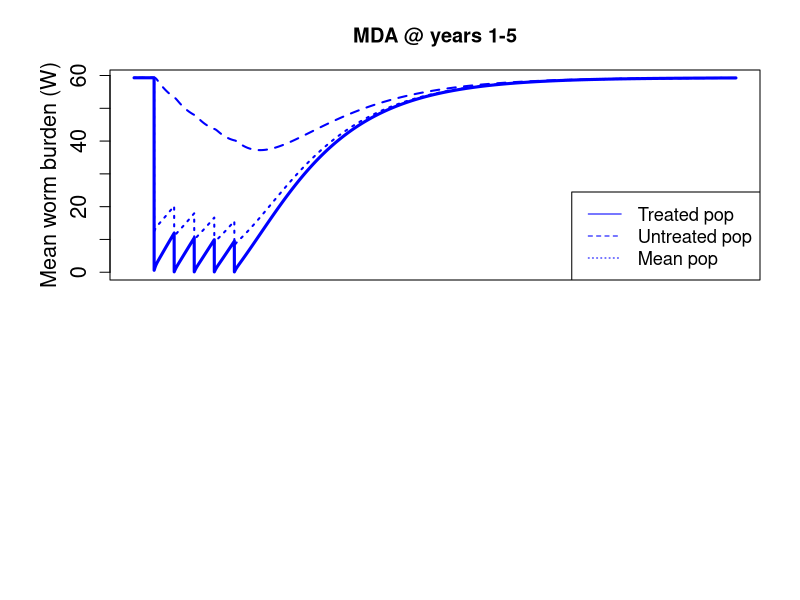

This figure's R source: (Note: this script raises an error after producing the figure.)
## A schisto model with modeled MDA interventions
#This work is licensed under a Creative Commons Attribution-NonCommercial 4.0 International License#########
#<http://creativecommons.org/licenses/by-nc/4.0/> by Christopher Hoover, Arathi Arakala, Manoj Gambhir 
#and Justin Remais. This work was supported in part by the National Institutes of Health/National Science 
#Foundation Ecology of Infectious Disease program funded by the Fogarty International Center 
#(grant R01TW010286), the National Institute of Allergy and Infectious Diseases (grant K01AI091864), 
#and the National Science Foundation Water Sustainability and Climate Program (grant 1360330).

#Per the terms of this license, if you are making derivative use of this work, you must identify that 
#your work is a derivative work, give credit to the original work, provide a link to the license, 
#and indicate changes that were made.##########

library(deSolve)
#Base schisto model 
schisto=function(t, n, parameters) { 
  with(as.list(parameters),{
    S=n[1]
    E=n[2]
    I=n[3]
    W=n[4]
    N=S+E+I
    pred= (alpha*P)/(1+alpha*N*Th)
    #inf= 0.5*beta*W*H*m*H
    inf= 0.5*beta*W*H*m*S
    dSdt= f_N*((1-(phi_N*N))*(S+(z*E))) - (mu_N*S) - (pred*S) - inf
    dEdt= inf - ((mu_N+pred+sigma)*E)
    dIdt= (sigma*E) - ((mu_N+mu_I)*I) - (pred*I)
    dWdt= (lamda*I) - ((mu_W+mu_H)*W)
    return(list(c(dSdt,dEdt,dIdt,dWdt)))
  }) 
} 

#W divided into treated and untreated groups
schisto_WtWu=function(t, n, parameters) { 
  with(as.list(parameters),{
    S=n[1]
    E=n[2]
    I=n[3]
    Wt=n[4]
    Wu=n[5]
    N=S+E+I
    W=(0.8*Wt)+(0.2*Wu)
    pred= (alpha*P)/(1+alpha*N*Th)
    inf= 0.5*beta*W*H*m*S
    dSdt= f_N*((1-(phi_N*N))*(S+(z*E))) - (mu_N*S) - (pred*S) - inf
    dEdt= inf - ((mu_N+pred+sigma)*E)
    dIdt= (sigma*E) - ((mu_N+mu_I)*I) - (pred*I)
    dWtdt= (lamda*I) - ((mu_W+mu_H)*Wt)
    dWudt= (lamda*I) - ((mu_W+mu_H)*Wu)
    return(list(c(dSdt,dEdt,dIdt,dWtdt,dWudt)))
  }) 
} 

#Paramaters and initial conditions ########################
time=seq(0,365*30,1)
p=0
parameters=c(f_N=0.16, #Instantaneous snail mortality rate
             phi_N= (1-1/(80*0.16))/10000, #~Inverse of snail carrying capacity
             z=0.5, #Fraction of exposed snails that reproduce
             mu_N=1/80, #Snail mortality rate; assumed lifespan=12 weeks
             alpha=0.003, #per capita prawn attack rate on snails
             P=p, #Number of prawns in the system
             Th=0.1, #Prawn predation max
             beta=0.000004, #Snail infection probability
             H=1000, # human population
             sigma=0.02, # exposed snails becoming infected
             mu_I=0.05, #Enhanced mortality of infected snails
             lamda=0.00004, #Human infection probability from infected snails
             mu_H=0.00004566, #Worm mortality from host deaths
             mu_W=0.00091324, #Adult worm natural mortality
             m=0.5 #Miracidial production per reproductive female
)
nstart=c(S=2435,E=4444,I=1422, W=59) #VALUES USED HERE ARE PRAWN-FREE EQUILIBRIUM
output=as.data.frame(ode(nstart,time,schisto,parameters)) 
output[c((max(time)-100):max(time)),2:5]
eqbm<-output[max(time),2:5]
eqbm

#MDA Model ################
MDA_5years<-function(years,coverage,efficacy, eqbm, total_years){
  eqbm<-c(S=2435,E=4445,I=1422,W=59.3)
  entryValue<-eqbm
  exitValue<-numeric()
  mda_output<-numeric() # stores all the variable values
  W_treated<-numeric()
  W_untreated<-numeric()
  start<-numeric()
  end<-numeric()
  for(y in years){
    if(y==1){
      start<-365*(y-1)
      end<-(365*y)-1
      
      time<-seq(start-start,end-start,1)
      p=0
      parameters=c(f_N=0.16, #Instantaneous snail mortality rate
                   phi_N= (1-1/(80*0.16))/10000, #~Inverse of snail carrying capacity
                   z=0.5, #Fraction of exposed snails that reproduce
                   mu_N=1/80, #Snail mortality rate; assumed lifespan=12 weeks
                   alpha=0.003, #per capita prawn attack rate on snails
                   P=p, #Number of prawns in the system
                   Th=0.1, #Prawn predation max
                   beta=0.000004, #Snail infection probability
                   H=1000, # human population
                   sigma=0.02, # exposed snails becoming infected
                   mu_I=0.05, #Enhanced mortality of infected snails
                   lamda=0.00004, #Human infection probability from infected snails
                   mu_H=0.00004566, #Worm mortality from host deaths
                   mu_W=0.00091324, #Adult worm natural mortality
                   m=0.5 #Miracidial production per reproductive female
      )
      nstart=as.numeric(entryValue)
      output=as.data.frame(ode(nstart,time,schisto,parameters)) 
      output_correctTime<-output
      output_correctTime[,1]<-output_correctTime[,1]+start
      mda_output<-rbind(mda_output, output_correctTime)
      mda_output<-cbind(mda_output, mda_output[,5])
      colnames(mda_output)[6]<-5
      exitValue<-as.numeric(output[max(time),2:5])
      entryValue<-exitValue
      entryValue<-c(exitValue, exitValue[4])
      entryValue[4]<-(1-efficacy)*entryValue[4]
      entryValue[5]<-entryValue[5]
    }
    if(y>1){
      start<-365*(y-1)
      end<-(365*y)-1
      
      time<-seq(start-start,end-start,1)
      p=0
      parameters=c(f_N=0.16, #Instantaneous snail mortality rate
                   phi_N= (1-1/(80*0.16))/10000, #~Inverse of snail carrying capacity
                   z=0.5, #Fraction of exposed snails that reproduce
                   mu_N=1/80, #Snail mortality rate; assumed lifespan=12 weeks
                   alpha=0.003, #per capita prawn attack rate on snails
                   P=p, #Number of prawns in the system
                   Th=0.1, #Prawn predation max
                   beta=0.000004, #Snail infection probability
                   H=1000, # human population
                   sigma=0.02, # exposed snails becoming infected
                   mu_I=0.05, #Enhanced mortality of infected snails
                   lamda=0.00004, #Human infection probability from infected snails
                   mu_H=0.00004566, #Worm mortality from host deaths
                   mu_W=0.00091324, #Adult worm natural mortality
                   m=0.5 #Miracidial production per reproductive female
      )
      nstart=as.numeric(entryValue)
      output=as.data.frame(ode(nstart,time,schisto_WtWu,parameters)) 
      output_correctTime<-output
      output_correctTime[,1]<-output_correctTime[,1]+start
      mda_output<-rbind(mda_output, output_correctTime)
      exitValue<-as.numeric(output[max(time),2:6])
      entryValue<-exitValue
      entryValue[4]<-(1-efficacy)*(entryValue[4])
      entryValue[5]<-entryValue[5]
    }
  
    print(c(y, entryValue[4], entryValue[5]))
   
   
  }
  #run till end 
  start<-end+1
  end<-365*total_years
  time<-seq(start-start,end-start,1)
  p=0
  parameters=c(f_N=0.16, #Instantaneous snail mortality rate
               phi_N= (1-1/(80*0.16))/10000, #~Inverse of snail carrying capacity
               z=0.5, #Fraction of exposed snails that reproduce
               mu_N=1/80, #Snail mortality rate; assumed lifespan=12 weeks
               alpha=0.003, #per capita prawn attack rate on snails
               P=p, #Number of prawns in the system
               Th=0.1, #Prawn predation max
               beta=0.000004, #Snail infection probability
               H=1000, # human population
               sigma=0.02, # exposed snails becoming infected
               mu_I=0.05, #Enhanced mortality of infected snails
               lamda=0.00004, #Human infection probability from infected snails
               mu_H=0.00004566, #Worm mortality from host deaths
               mu_W=0.00091324, #Adult worm natural mortality
               m=0.5 #Miracidial production per reproductive female
  )
  nstart=as.numeric(entryValue)
  output=as.data.frame(ode(nstart,time,schisto_WtWu,parameters)) 
  output_correctTime<-output
  output_correctTime[,1]<-output_correctTime[,1]+start
  mda_output<-rbind(mda_output, output_correctTime)
  
 mda_output 
 
  
  
}# end of function

#Values for MDA model  ####################
years<-c(1,2,3,4,5) # years of MDA intervention
coverage<-0.8 # coverage within human population at intervention
efficacy<-0.99 # efficacy of intervetnion (% adult worms cleared)
total_years<-30 # Years of model run

mda_output<-MDA_5years(years,coverage,efficacy, eqbm, total_years)
#Plot results of MDA model ######################
par(mfrow=c(2,1), cex.lab=1.4, cex.axis=1.3)
#Mean worm burden
par(mai=c(0.2, 1.1, 0.7,0.4))
  plot(mda_output[,1], mda_output[,5], type='l', xlab="", lwd=3,
      ylab="",ylim=c(0,max(mda_output[,5])), col="blue", xaxt='n',
      main="MDA @ years 1-5")
    mtext("Mean worm burden (W)", side=2, line=2.5, cex=1.3)
    lines(mda_output[,1], mda_output[,6], type='l', col="blue", lty=2, lwd=2)
    lines(mda_output[,1], (0.2*mda_output[,6]+ 0.8*mda_output[,5]), type='l', 
          col="blue", lty=3, lwd=2)
    legend("bottomright", c("Treated pop", "Untreated pop", "Mean pop"), 
           lty=c(1,2,3), col="blue", cex=1.1)
#prevalence
  par(mai=c(1.2, 1.1, 0.1,0.4))  
  plot(mda_output[,1], prev(W=mda_output[,5]), type='l', xlab="time (days)", lwd=3,
      ylab="",ylim=c(0,1), col="blue")
    mtext("Prevalence", side=2, line=2.5, cex=1.3)
    lines(mda_output[,1], prev(W=mda_output[,6]), type='l', col="blue", lty=2, lwd=2)
    lines(mda_output[,1], prev(W=(0.2*mda_output[,6]+ 0.8*mda_output[,5])), 
          type='l', col="blue", lty=3, lwd=2)
    
  
  
  
#MDA intervention coupled with prawn stocking #########################
Prawns_MDA_2_4<-function(Prawns=50,coverage,efficacy, eqbm, total_years){
  eqbm<-c(S=2435,E=4445,I=1422,Wt=59.3,Wu=59.3)
  entryValue<-eqbm
  exitValue<-numeric()
  prawn_output<-numeric() # stores all the variable values
  W_treated<-numeric()
  W_untreated<-numeric()
  start<-numeric()
  end<-numeric()
    
    
    #first two years
    start<-0
    end<-(365*2)-1
    
    time<-seq(start-start,end-start,1)
    parameters=c(f_N=0.16, #Instantaneous snail mortality rate
                 phi_N= (1-1/(80*0.16))/10000, #~Inverse of snail carrying capacity
                 z=0.5, #Fraction of exposed snails that reproduce
                 mu_N=1/80, #Snail mortality rate; assumed lifespan=12 weeks
                 alpha=0.003, #per capita prawn attack rate on snails
                 P=Prawns, #Number of prawns in the system
                 Th=0.1, #Prawn predation max
                 beta=0.000004, #Snail infection probability
                 H=1000, # human population
                 sigma=0.02, # exposed snails becoming infected
                 mu_I=0.05, #Enhanced mortality of infected snails
                 lamda=0.00004, #Human infection probability from infected snails
                 mu_H=0.00004566, #Worm mortality from host deaths
                 mu_W=0.00091324, #Adult worm natural mortality
                 m=0.5 #Miracidial production per reproductive female
    )
    nstart=as.numeric(entryValue)
    output=as.data.frame(ode(nstart,time,schisto_WtWu,parameters)) 
    output_correctTime<-output
    output_correctTime[,1]<-output_correctTime[,1]+start
    prawn_output<-rbind(prawn_output, output_correctTime)
    exitValue<-as.numeric(output[max(time),2:5])
    entryValue<-exitValue
    entryValue<-c(exitValue, exitValue[4])
    entryValue[4]<-(1-efficacy)*entryValue[4]
    entryValue[5]<-entryValue[5]
    
    #first treatment at year=2
    start<-end+1
    end<-(365*4)-1
    
    time<-seq(start-start,end-start,1)
    parameters=c(f_N=0.16, #Instantaneous snail mortality rate
                 phi_N= (1-1/(80*0.16))/10000, #~Inverse of snail carrying capacity
                 z=0.5, #Fraction of exposed snails that reproduce
                 mu_N=1/80, #Snail mortality rate; assumed lifespan=12 weeks
                 alpha=0.003, #per capita prawn attack rate on snails
                 P=Prawns, #Number of prawns in the system
                 Th=0.1, #Prawn predation max
                 beta=0.000004, #Snail infection probability
                 H=1000, # human population
                 sigma=0.02, # exposed snails becoming infected
                 mu_I=0.05, #Enhanced mortality of infected snails
                 lamda=0.00004, #Human infection probability from infected snails
                 mu_H=0.00004566, #Worm mortality from host deaths
                 mu_W=0.00091324, #Adult worm natural mortality
                 m=0.5 #Miracidial production per reproductive female
    )
    nstart=as.numeric(entryValue)
    output=as.data.frame(ode(nstart,time,schisto_WtWu,parameters)) 
    output_correctTime<-output
    output_correctTime[,1]<-output_correctTime[,1]+start
    prawn_output<-rbind(prawn_output, output_correctTime)
    exitValue<-as.numeric(output[max(time),2:6])
    entryValue<-exitValue
    entryValue[4]<-(1-efficacy)*(entryValue[4])
    entryValue[5]<-entryValue[5]
    
    
    print(c(2, entryValue[4], entryValue[5]))
    
    # at year 4, MDA
    start<-end+1
    end<-(365*total_years)-1
    
    time<-seq(start-start,end-start,1)
    parameters=c(f_N=0.16, #Instantaneous snail mortality rate
                 phi_N= (1-1/(80*0.16))/10000, #~Inverse of snail carrying capacity
                 z=0.5, #Fraction of exposed snails that reproduce
                 mu_N=1/80, #Snail mortality rate; assumed lifespan=12 weeks
                 alpha=0.003, #per capita prawn attack rate on snails
                 P=Prawns, #Number of prawns in the system
                 Th=0.1, #Prawn predation max
                 beta=0.000004, #Snail infection probability
                 H=1000, # human population
                 sigma=0.02, # exposed snails becoming infected
                 mu_I=0.05, #Enhanced mortality of infected snails
                 lamda=0.00004, #Human infection probability from infected snails
                 mu_H=0.00004566, #Worm mortality from host deaths
                 mu_W=0.00091324, #Adult worm natural mortality
                 m=0.5 #Miracidial production per reproductive female
    )
    nstart=as.numeric(entryValue)
    output=as.data.frame(ode(nstart,time,schisto_WtWu,parameters)) 
    output_correctTime<-output
    output_correctTime[,1]<-output_correctTime[,1]+start
    prawn_output<-rbind(prawn_output, output_correctTime)
    exitValue<-as.numeric(output[max(time),2:6])
    entryValue<-exitValue
    entryValue[4]<-(1-efficacy)*(entryValue[4])
    entryValue[5]<-entryValue[5]
    
    print(c(4, entryValue[4], entryValue[5]))
    
    
    
    prawn_output 
    
    
    
  }# end of function
  
#Starting values and run of MDA+Prawn model ####################
Prawns=50 #Number of prawns in system (constant)
coverage<-0.8 #Coverage of MDA intervention
efficacy<-0.99 #Efficacy of MDA intervention
total_years<-30 #Time of model run
  
  prawn_output<-Prawns_MDA_2_4(Prawns,coverage,efficacy, eqbm, total_years)
  
#Plot results of MDA + Prawn model #############################  
#Mean worm burden
par(mfrow=c(2,1), cex.axis=1.3, cex.lab=1.4)
  par(mai=c(0.2, 1.1, 0.7,0.4))
    plot(prawn_output[,1], prawn_output[,5], type='l', lwd=3,
        xlab="",ylab="Mean worm burden",main="MDA at 2&4 yrs with P=50",
        ylim=c(0,max(prawn_output[,5])), col="blue", xaxt='n')
      lines(prawn_output[,1], prawn_output[,6], type='l', col="blue", lty=2, lwd=3)
      lines(prawn_output[,1], (0.2*prawn_output[,6]+ 0.8*prawn_output[,5]), type='l', 
            col="blue", lty=3, lwd=2)
      legend("topright", c("Treated pop", "Untreated pop", "Mean pop"), lty=c(1,2,3), col="blue")
#Prevalence  
  par(mai=c(1.2, 1.1, 0.1,0.4))
    plot(prawn_output[,1], prev(W=prawn_output[,5]), type='l', lwd=3,
        xlab="time (days)",ylab="Prevalence",main="",
        ylim=c(0,1), col="blue")
      lines(prawn_output[,1], prev(W=prawn_output[,6]), type='l', col="blue", lty=2, lwd=3)
      lines(prawn_output[,1], prev(W=(0.2*prawn_output[,6]+ 0.8*prawn_output[,5])), type='l', 
            col="blue", lty=3, lwd=2)
      
#Plot results of MDA alone and MDA + Prawn models together ###################
  par(mfrow=c(2,1))
  #Plot1: MDA Alone
  par(mar=c(1.5, 4.0, 2.0, 2.0))
    plot(mda_output[,1], mda_output[,5], type='l', xlab="", xaxt='n', lwd=3,
         ylab="",ylim=c(0,max(mda_output[,5])), col="blue")
    lines(mda_output[,1], mda_output[,6], type='l', col="blue", lty=2, lwd=2)

  #Plot2: MDA+Prawns
  par(mar=c(4.5, 4.0, 1.0, 2.0), cex.lab=1.2)
    plot(prawn_output[,1], prawn_output[,5], type='l', lwd=3,
         xlab="", ylab="", ylim=c(0,max(prawn_output[,5])), col="blue",
         main="MDA with Prawns")
    mtext("time (days)", side=1, line=2.5, cex=1.3)
    mtext("Mean Worm Burden (M)", side=2, at=c(-2000,75), cex=1.5, line=2.5)
    lines(prawn_output[,1], prawn_output[,6], type='l', col="blue", lty=2, lwd=3)
    legend("topright", c("Treated pop", "Untreated pop"), lty=c(1,2), col="blue")
    
